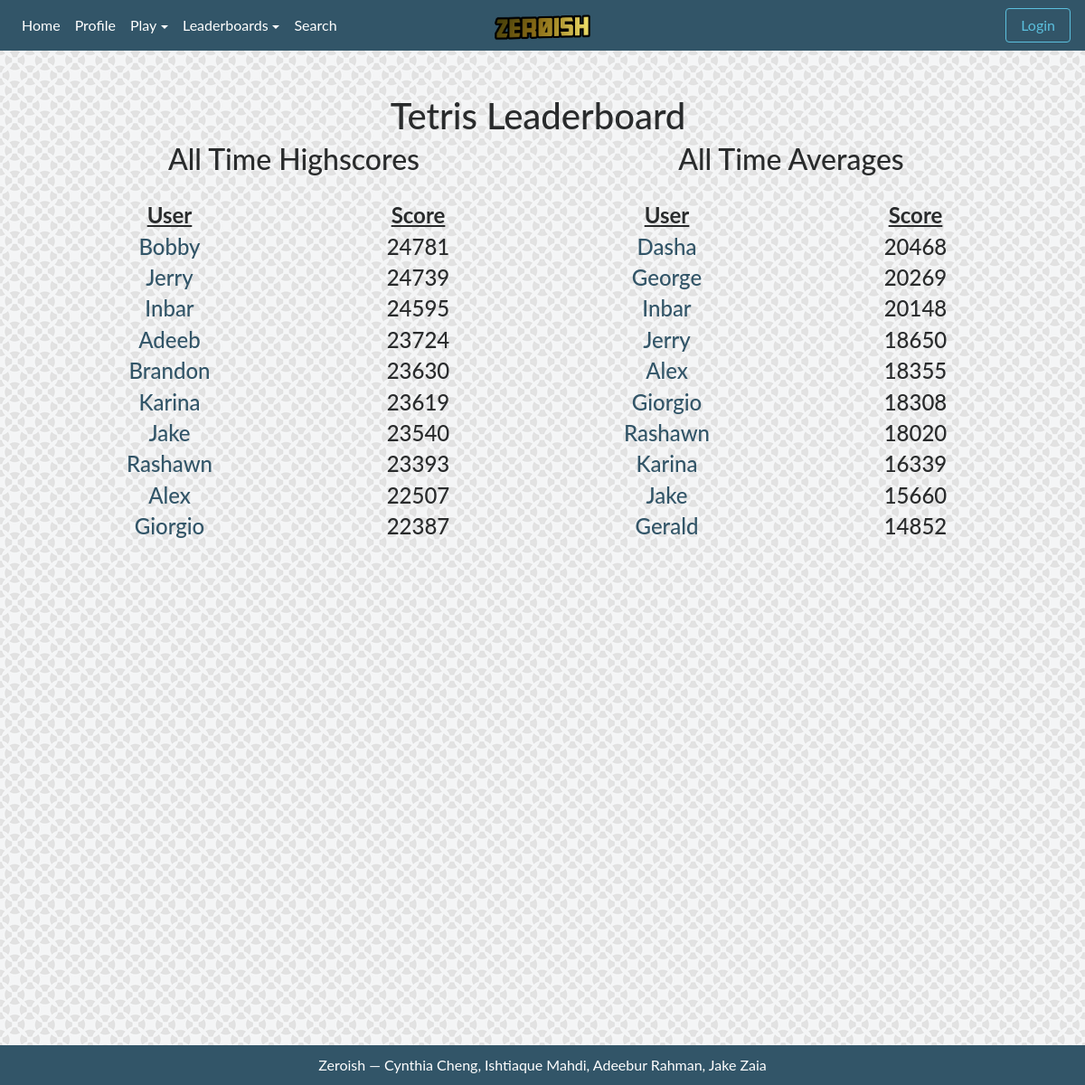
/tetris/leaderboard, run on the app's committed database.
### tables this page shows
CREATE TABLE tetris (username TEXT PRIMARY KEY, scores TEXT, average REAL, highscore NUMERIC, numplayed NUMERIC);

### app.py (the view)
@app.route("/tetris/leaderboard")
def tetris_leaderboard():
    if 'username' in session:
        logged = True
    else:
        logged = False
    return render_template("leaderboard.html", logged=logged, game="Tetris",
                           highscores = tetris.get_highscores(),
                           averages = tetris.get_averages())

### utils/tetris.py (called while the page is built)
def get_highscores():
    db = sqlite3.connect(f)
    user_info = db.cursor().execute('SELECT username, highscore FROM tetris;').fetchall()
    dic = {}
    for data in user_info:
        dic[data[0]] = data[1]
    scores = []
    for line in sorted(dic.items(), key=lambda dic: dic[1], reverse=True):
        scores.append( [line[0], line[1]] )
    return scores[:10]

def get_averages():
    db = sqlite3.connect(f)
    user_info = db.cursor().execute('SELECT username, average FROM tetris;').fetchall()
    dic = {}
    for data in user_info:
        dic[data[0]] = data[1]
    scores = []
    for line in sorted(dic.items(), key=lambda dic: dic[1], reverse=True):
        scores.append( [line[0], line[1]] )
    return scores[:10]

### templates/leaderboard.html (shortened to what this page needs)
{% extends "template.html" %}
{% block content %}
<br>
<div class="container">
  <div class="row">
    <div class="col"></div>
    <div class="col"><h1>{{ game }} Leaderboard</h1></div>
    <div class="col"></div>
  </div>
  <div class="row">
    <div class="col">
      <center>
        <h2> All Time Highscores</h2>
        <br>
        <div class="row">
          <div class="col">
            <h4><b><u>User</u></b></h4>
          </div>
          <div class="col">
            <h4><b><u>Score</u></b></h4>
          </div>
        </div>
        {% for data in highscores %}
        <div class="row">
          <div class="col">
            <a href="/profile?user={{ data[0] }}"><h4>{{ data[0] }}</h4></a>
          </div>
          <div class="col">
            <h4>{{ data[1] }}</h4>
          </div>
        </div>
        {% endfor %}
      </center>
    </div>
    <div class="col">
      <center>
        <h2> All Time Averages</h2>
        <br>
        <div class="row">
          <div class="col">
            <h4><b><u>User</u></b></h4>
          </div>
          <div class="col">
            <h4><b><u>Score</u></b></h4>
          </div>
        </div>
        {% for data in averages %}
        <div class="row">
          <div class="col">
            <a href="/profile?user={{ data[0] }}"><h4>{{ data[0] }}</h4></a>
          </div>
          <div class="col">
            <h4>{{ data[1]|int }}</h4>
          </div>
        </div>
        {% endfor %}
      </center>
    </div>
  </div>
</div>
{% endblock %}

### templates/template.html (shortened to what this page needs)
<!DOCTYPE html>
<html lang="en">
  <head>
    <link rel="stylesheet" type="text/css" href="{{ url_for('static',filename='css/bootstrap.min.css') }}">
    <link rel="stylesheet" type="text/css" href="{{ url_for('static',filename='css/style.css') }}">
  </head>
  <body>
    <nav class="navbar fixed-top navbar-toggleable-md navbar-inverse">
      <ul class="navbar-nav mr-auto">
        <li class="nav-item navbar-center" style="top: 0px;">
          <a href="/"><img src="{{ url_for('static',filename='img/logo.png') }}" alt="logo" height="75px" style="padding-bottom: 15px;"></a>
        </li>
        <div class="collapse navbar-collapse" id="navbarSupportedContent">
          <li class="nav-item active">
            <a class="nav-link" href="/">Home</a>
          </li>
          <li class="nav-item active">
            <a class="nav-link" href="/profile">Profile</a>
          </li>
          <li class="nav-item active dropdown">
            <a class="nav-link dropdown-toggle" href="/" data-toggle="dropdown">Play</a>
          </li>
          <li class="nav-item active dropdown">
            <a class="nav-link dropdown-toggle" href="/" data-toggle="dropdown">Leaderboards</a>
          </li>
          <li class="nav-item active">
            <a class="nav-link" href="/search">Search</a>
          </li>
        </div>
      </ul>
      {% if logged %}<li class="nav-item navbar-right active">
        <a class="btn nav-link-success btn-outline-danger" href="/logout">Logout</a>
      </li>{% else %}<li class="nav-item navbar-right active">
        <a class="btn nav-link-success btn-outline-info " href="/login">Login</a>
      </li>{% endif %}
    </nav>
    <br>
    <br>
    <center>
      <div class="content">
        <br>
        {% block content %}
        {% endblock %}
      </div>
    </center>
    <div class="footer">
      Zeroish — Cynthia Cheng, Ishtiaque Mahdi, Adeebur Rahman, Jake Zaia<br>
    </div>
  </body>
</html>

### static/css/style.css (style rules this page uses)
body { padding-top: 10px; min-height: 75rem; position: absolute; height: 100%; width: 100%; background-image: url("../img/pattern.png"); background-position: center top; background-attachment: fixed; font-family: 'Lato', sans-serif; text-align: justify; }
.content { text-align: left; padding-left: 50px; padding-right: 50px; }
.footer { font-size: auto; padding-top: 10px; padding-bottom: 10px; position: fixed; left: 0; bottom: 0; width: 100%; background-color: #325568; color: white; text-align: center; }
.navbar-center { position: absolute; left: 50%; transform: translatex(-50%); }
a, a:hover { color: #325568; }
ul { list-style-type: none; }
li { list-style-type: none; }
.navbar-inverse { background-color: #325568; border-color: #325568; }

### data on the page
tetris: username "Bobby", highscore "24781"
tetris: username "Jerry", highscore "24739", average "18650"
tetris: username "Inbar", highscore "24595", average "20148"
tetris: username "Adeeb", highscore "23724"
tetris: username "Brandon", highscore "23630"
tetris: username "Karina", highscore "23619", average "16339"
tetris: username "Jake", highscore "23540", average "15660"
tetris: username "Rashawn", highscore "23393", average "18020"
tetris: username "Alex", highscore "22507", average "18355"
tetris: username "Giorgio", highscore "22387", average "18308"
tetris: username "Dasha", average "20468"
tetris: username "George", average "20269"
tetris: username "Gerald", average "14852"

### other printed values
{{ game }} "Tetris"
